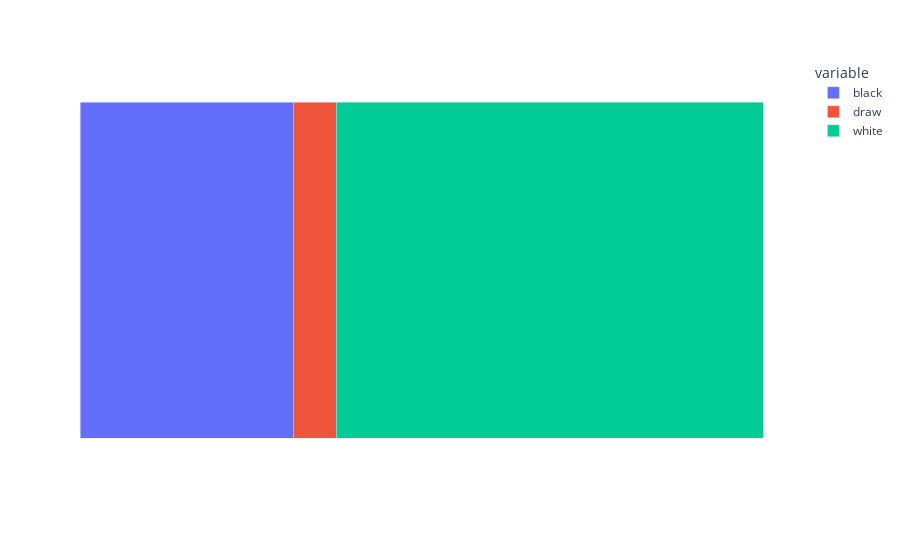

Notebook code for this chart:
### Code cell
dict_results = {"Games": {"white": 500, "black": 250, "draw": 50}}
fig = px.bar(
    pd.DataFrame(dict_results).T,
    orientation="h",
    barmode="stack"
)

fig.update_layout(
    xaxis_title="",
    yaxis_title="",
    xaxis_visible=False,
    yaxis_visible=False,
    plot_bgcolor = 'rgba(0,0,0,0)',
    paper_bgcolor='rgba(0,0,0,0)',
    legend_title="",   
    )
fig.show()

### Figure 1 — Plotly figure (JSON) as saved in the notebook; plotly's stock layout.template omitted (floating-point values rounded to 4 significant figures)
{"data": [{"alignmentgroup": "True", "hovertemplate": "variable=black<br>value=%{x}<br>index=%{y}<extra></extra>", "legendgroup": "black", "marker": {"color": "#636efa"}, "name": "black", "offsetgroup": "black", "orientation": "h", "showlegend": true, "textposition": "auto", "type": "bar", "x": [250], "xaxis": "x", "y": ["Games"], "yaxis": "y"}, {"alignmentgroup": "True", "hovertemplate": "variable=draw<br>value=%{x}<br>index=%{y}<extra></extra>", "legendgroup": "draw", "marker": {"color": "#EF553B"}, "name": "draw", "offsetgroup": "draw", "orientation": "h", "showlegend": true, "textposition": "auto", "type": "bar", "x": [50], "xaxis": "x", "y": ["Games"], "yaxis": "y"}, {"alignmentgroup": "True", "hovertemplate": "variable=white<br>value=%{x}<br>index=%{y}<extra></extra>", "legendgroup": "white", "marker": {"color": "#00cc96"}, "name": "white", "offsetgroup": "white", "orientation": "h", "showlegend": true, "textposition": "auto", "type": "bar", "x": [500], "xaxis": "x", "y": ["Games"], "yaxis": "y"}], "layout": {"autosize": true, "barmode": "stack", "legend": {"title": {"text": "variable"}, "tracegroupgap": 0}, "margin": {"t": 60}, "paper_bgcolor": "rgba(0, 0, 0, 0)", "plot_bgcolor": "rgba(0, 0, 0, 0)", "xaxis": {"anchor": "y", "autorange": true, "domain": [0, 1], "range": [0, 842.1], "title": {"text": ""}, "type": "linear", "visible": false}, "yaxis": {"anchor": "x", "autorange": true, "domain": [0, 1], "range": [-0.5, 0.5], "title": {"text": ""}, "type": "category", "visible": false}}}
